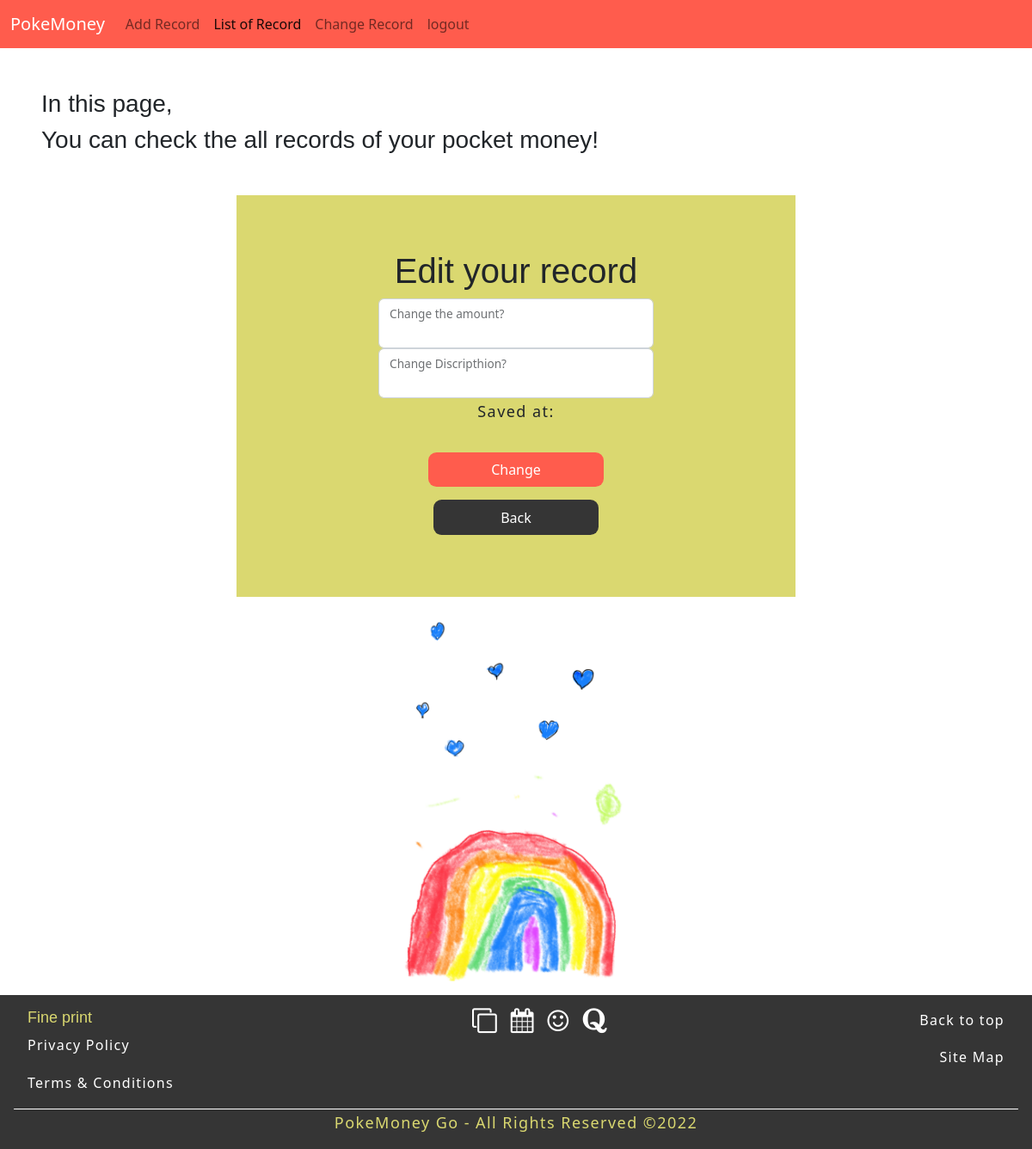
Page /4/update (signed in) on the earlier database version.
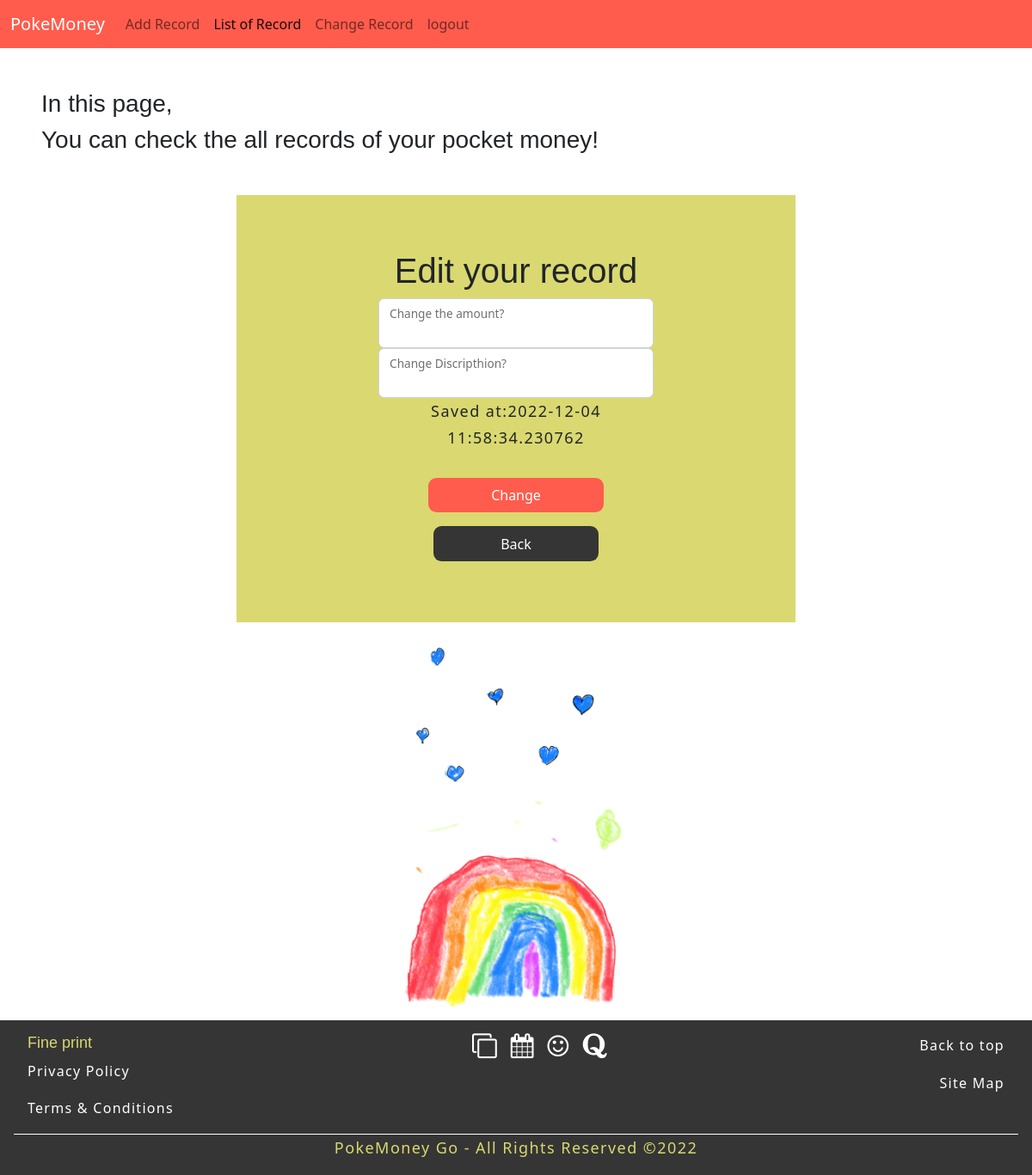
Same page on the later database version.
### app.py (models this page shows)
class Post(db.Model):
  id = db.Column(db.Integer, primary_key=True)
  title = db.Column(db.String(5), nullable=False)
  body = db.Column(db.String(300), nullable=False) #note
  created_at = db.Column(db.DateTime, nullable=False, default=datetime.now())

### app.py (the view)
@app.route('/<int:id>/update', methods=['GET', 'POST'])
@login_required
def update(id):
    post = Post.query.get(id)
    if request.method == "GET":
      return render_template('update.html', post=post)
    else:
      post.title = request.form.get('title')
      post.body = request.form.get('body')
      db.session.commit()
      return redirect(url_for("create"))

### app.py (called while the page is built)
@login_manager.user_loader
def load_uder(user_id):
    return User.query.get(int(user_id))

### templates/update.html (shortened to what this page needs)
{% extends "base.html" %}
{% block header %}
  <nav class="navbar navbar-expand-lg" role="navigation" style="background-color: #ff5c4d;">
    <div class="container-fluid">
      <a class="navbar-brand" href="#" style="color: #fff;">PokeMoney</a>
      <div class="collapse navbar-collapse" id="navbarNav">
        <ul class="navbar-nav">
          <li class="nav-item">
            <a class="nav-link" aria-current="true" href="/record">Add Record</a>
          </li>
          <li class="nav-item">
            <a class="nav-link active" href="/create">List of Record</a>
          </li>
          <li class="nav-item">
            <a class="nav-link" href="/1/update">Change Record</a>
          </li>
          <li class="nav-item">
            <a a class="nav-link" href="/login">logout</a>
          </li>
        </ul>
      </div>
    </div>
  </nav>
  <div class="header-box">
    <h3>In this page,</h3>
    <h3>You can check the all records of your pocket money! </h3>
  </div>
{% endblock %}
{% block content %}
  <div class="homepage">
    <main class="form-signin" style="width: 20rem;">
    <h1>Edit your record</h1>
      <form action="" method="POST">
        <div class="form-container">
          <div class="form-floating">
            <input type="text" name="title" value="{{post.title}}" class="form-control">
            <label for="title">Change the amount?</label>
          </div>
          <div class="form-floating">
            <input type="text" name="body" id="" value="{{post.body}}" class="form-control">
            <label for="boby">Change Discripthion?</label>
          </div>
        </div>
        <div>
          <p>Saved at:{{post.created_at}}</p>
        </div>
        <div class="button-btn">
          <input class="button3" type="submit" value="Change">
        </div>
        <div class="button-btn">
          <a class="button1" href="/create">Back</a>
        </div>
      </form>
    </main>
  </div>
{% endblock %}
{% block footer %}
  <div class="draw-3">
    <img src="../static/images/Olivia_draw05.png" alt="">
  </div>
{% endblock %}

Differences in the rows shown:
added Post: created_at "2022-12-04 11:58:34.230762"
